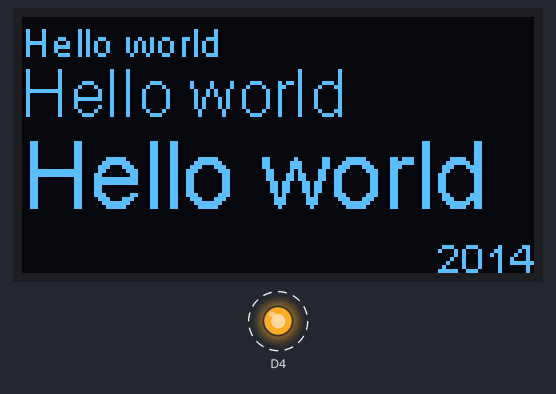
Bench run of a sketch on a simulated ESP8266 (Wemos D1 mini). Shown: 128×64 one-colour display, output pins drawn as LEDs (lit = HIGH). Dashed ring = blinking.

Above: at 2.1 s.
At 12.2 s:
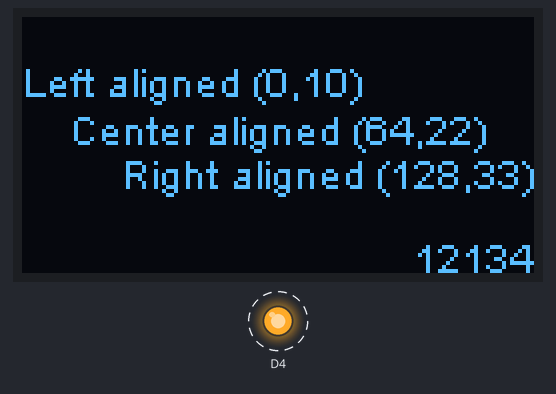
At 20.3 s:
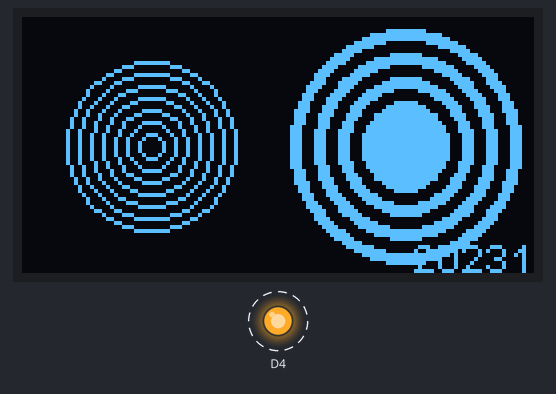
At 38.5 s:
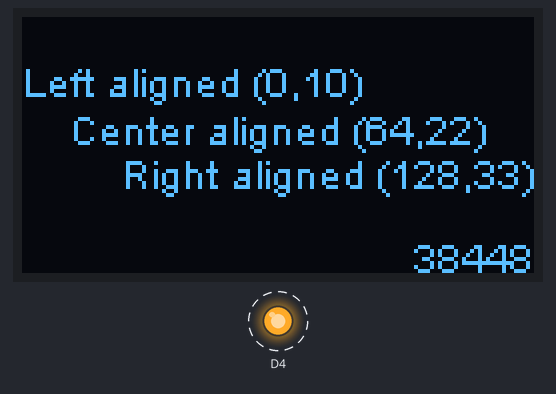
Timing chart, 0 to 40.0 s (numbered marks = the images above):
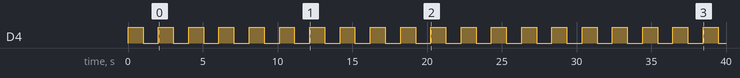

Measured:
- by itself, D4: alternates HIGH for 1.0 s and LOW for 1.0 s
- what the display in image 0 shows lasts 2.1 s, from 2.0 s to 4.1 s

The sketch:

main.ino
```cpp
// (licence header left out)
// Include the correct display library

// For a connection via I2C using the Arduino Wire include:
#include <Wire.h>               // Only needed for Arduino 1.6.5 and earlier
#include "SSD1306Wire.h"        // legacy: #include "SSD1306.h"
// OR #include "SH1106Wire.h"   // legacy: #include "SH1106.h"

// For a connection via I2C using brzo_i2c (must be installed) include:
// #include <brzo_i2c.h>        // Only needed for Arduino 1.6.5 and earlier
// #include "SSD1306Brzo.h"
// OR #include "SH1106Brzo.h"

// For a connection via SPI include:
#include <SPI.h>             // Only needed for Arduino 1.6.5 and earlier
// #include "SSD1306Spi.h"
// OR #include "SH1106SPi.h"

// Optionally include custom images
#include "images.h"


// Initialize the OLED display using Arduino Wire:
SSD1306Wire display(0x3c, D1, D2);   // ADDRESS, SDA, SCL  -  SDA and SCL usually populate automatically based on your board's pins_arduino.h e.g. https://github.com/esp8266/Arduino/blob/master/variants/nodemcu/pins_arduino.h
// SSD1306Wire display(0x3c, D3, D5);  // ADDRESS, SDA, SCL  -  If not, they can be specified manually.
// SSD1306Wire display(0x3c, SDA, SCL, GEOMETRY_128_32);  // ADDRESS, SDA, SCL, OLEDDISPLAY_GEOMETRY  -  Extra param required for 128x32 displays.
// SH1106Wire display(0x3c, SDA, SCL);     // ADDRESS, SDA, SCL

// Initialize the OLED display using brzo_i2c:
// SSD1306Brzo display(0x3c, D3, D5);  // ADDRESS, SDA, SCL
// or
// SH1106Brzo display(0x3c, D3, D5);   // ADDRESS, SDA, SCL

// Initialize the OLED display using SPI:
// D5 -> CLK
// D7 -> MOSI (DOUT)
// D0 -> RES
// D2 -> DC
// D8 -> CS
// SSD1306Spi display(D0, D2, D8);  // RES, DC, CS
// or
// SH1106Spi display(D0, D2);       // RES, DC


#define DEMO_DURATION 3000
typedef void (*Demo)(void);

int demoMode = 0;
int counter = 1;

void setup() {
  Serial.begin(115200);
  Serial.println();
  Serial.println();


  // Initialising the UI will init the display too.
  display.init();

  display.flipScreenVertically();
  display.setFont(ArialMT_Plain_10);

  pinMode(2, OUTPUT);
}

void drawFontFaceDemo() {
  // Font Demo1
  // create more fonts at http://oleddisplay.squix.ch/
  display.setTextAlignment(TEXT_ALIGN_LEFT);
  display.setFont(ArialMT_Plain_10);
  display.drawString(0, 0, "Hello world");
  display.setFont(ArialMT_Plain_16);
  display.drawString(0, 10, "Hello world");
  display.setFont(ArialMT_Plain_24);
  display.drawString(0, 26, "Hello world");
}

void drawTextFlowDemo() {
  display.setFont(ArialMT_Plain_10);
  display.setTextAlignment(TEXT_ALIGN_LEFT);
  display.drawStringMaxWidth(0, 0, 128,
                             "Lorem ipsum\n dolor sit amet, consetetur sadipscing elitr, sed diam nonumy eirmod tempor invidunt ut labore." );
}

void drawTextAlignmentDemo() {
  // Text alignment demo
  display.setFont(ArialMT_Plain_10);

  // The coordinates define the left starting point of the text
  display.setTextAlignment(TEXT_ALIGN_LEFT);
  display.drawString(0, 10, "Left aligned (0,10)");

  // The coordinates define the center of the text
  display.setTextAlignment(TEXT_ALIGN_CENTER);
  display.drawString(64, 22, "Center aligned (64,22)");

  // The coordinates define the right end of the text
  display.setTextAlignment(TEXT_ALIGN_RIGHT);
  display.drawString(128, 33, "Right aligned (128,33)");
}

void drawRectDemo() {
  // Draw a pixel at given position
  for (int i = 0; i < 10; i++) {
    display.setPixel(i, i);
    display.setPixel(10 - i, i);
  }
  display.drawRect(12, 12, 20, 20);

  // Fill the rectangle
  display.fillRect(14, 14, 17, 17);

  // Draw a line horizontally
  display.drawHorizontalLine(0, 40, 20);

  // Draw a line horizontally
  display.drawVerticalLine(40, 0, 20);
}

void drawCircleDemo() {
  for (int i = 1; i < 8; i++) {
    display.setColor(WHITE);
    display.drawCircle(32, 32, i * 3);
    if (i % 2 == 0) {
      display.setColor(BLACK);
    }
    display.fillCircle(96, 32, 32 - i * 3);
  }
}

void drawProgressBarDemo() {
  int progress = (counter / 5) % 100;
  // draw the progress bar
  display.drawProgressBar(0, 32, 120, 10, progress);

  // draw the percentage as String
  display.setTextAlignment(TEXT_ALIGN_CENTER);
  display.drawString(64, 15, String(progress) + "%");
}

void drawImageDemo() {
  // see http://blog.squix.org/2015/05/esp8266-nodemcu-how-to-create-xbm.html
  // on how to create xbm files
  display.drawXbm(34, 14, WiFi_Logo_width, WiFi_Logo_height, WiFi_Logo_bits);
}

Demo demos[] = {drawFontFaceDemo, drawTextFlowDemo, drawTextAlignmentDemo, drawRectDemo, drawCircleDemo, drawProgressBarDemo, drawImageDemo};
int demoLength = (sizeof(demos) / sizeof(Demo));
long timeSinceLastModeSwitch = 0;

void loop() {
  // clear the display
  display.clear();
  // draw the current demo method
  demos[demoMode]();

   digitalWrite(2, HIGH); // turn the LED on (HIGH is the voltage level)
   delay(1000); // wait for a second
   digitalWrite(2, LOW); // turn the LED off by making the voltage LOW
   delay(1000); // wait for a second

  display.setFont(ArialMT_Plain_10);
  display.setTextAlignment(TEXT_ALIGN_RIGHT);
  display.drawString(128, 54, String(millis()));
  // write the buffer to the display
  display.display();

  if (millis() - timeSinceLastModeSwitch > DEMO_DURATION) {
    demoMode = (demoMode + 1)  % demoLength;
    timeSinceLastModeSwitch = millis();
  }
  counter++;
  delay(10);
}
```

Source omitted: images.h (data table, 2208 bytes)
